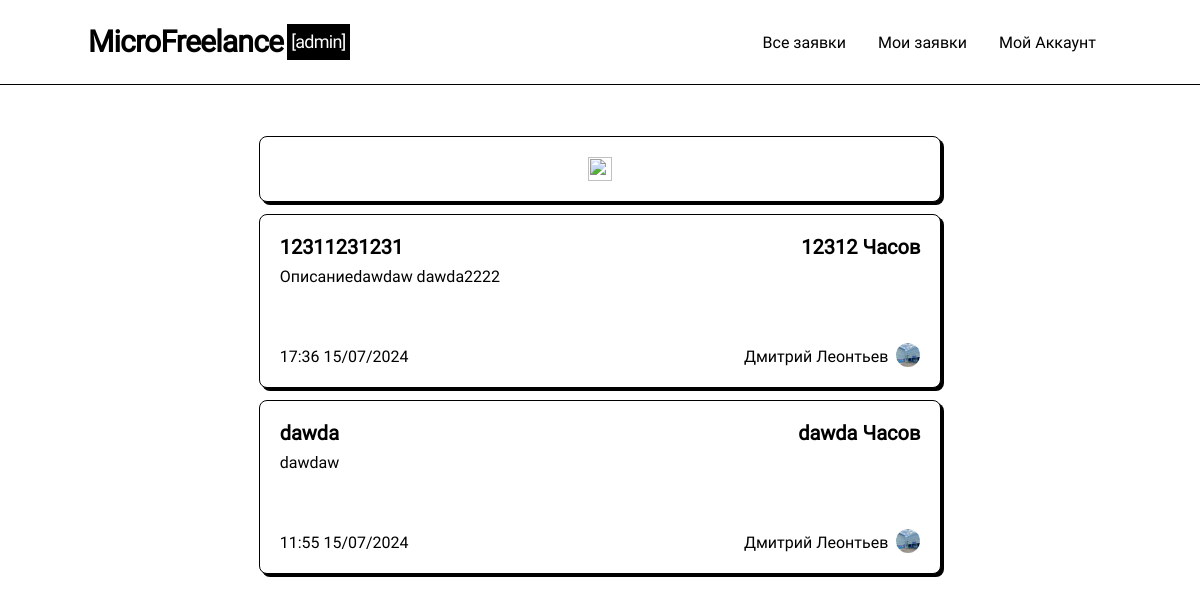
Page /all-tasks (signed in) on the earlier database version.
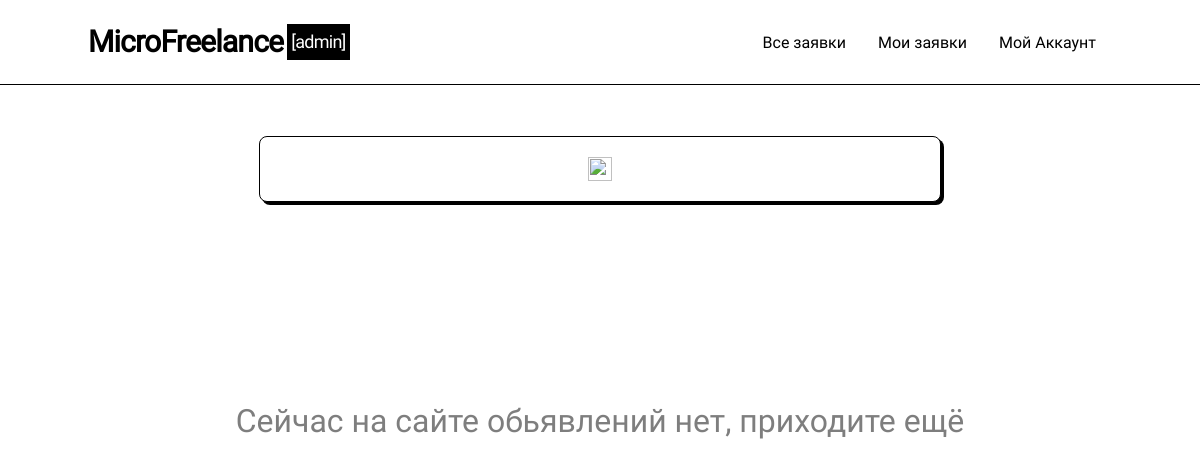
Same page on the later database version.
### models.py (models this page shows, shortened)
class Post(db.Model):
    __table_name__ = "posts"
    id: Mapped[int]                         = mapped_column(primary_key=True)
    title: Mapped[str]                      = mapped_column(String(64))
    data: Mapped[str]                       = mapped_column(String(256))
    data_text: Mapped[str]                  = mapped_column(String(256))
    coast: Mapped[str]                      = mapped_column(String(64))
    currency: Mapped[str]                   = mapped_column(String(64))
    author_id: Mapped[int]                  = mapped_column(ForeignKey(User.id))
    create_date: Mapped[datetime.datetime]  = mapped_column(DateTime(timezone=True), server_default=func.now())
    update_date: Mapped[datetime.datetime]  = mapped_column(DateTime(timezone=True), server_default=func.now())
    selected: Mapped[bool]                  = mapped_column(default=False)
    selected_date: Mapped[Optional[datetime.datetime]] = mapped_column(DateTime(timezone=True))
    archived: Mapped[bool]                  = mapped_column(default=False)
    archived_date: Mapped[Optional[datetime.datetime]] = mapped_column(DateTime(timezone=True))
    selected_respond_author_id: Mapped[Optional[int]] = mapped_column()
    respond: Mapped[list["PostRespond"]]    = relationship(back_populates="post", cascade="all, delete")
    author: Mapped["User"] = relationship()

class User(UserMixin, db.Model):
    __table_name__ = "users"
    id: Mapped[int]                         = mapped_column(primary_key=True)
    login: Mapped[str]                      = mapped_column(String(64), index=True, unique=True)
    password_hash: Mapped[Optional[str]]    = mapped_column(String(256))
    name: Mapped[Optional[str]]             = mapped_column(String(64))
    aboutme: Mapped[Optional[str]]          = mapped_column(String(256))
    contact_info: Mapped[Optional[str]]     = mapped_column(String(256))
    account_type: Mapped[str]               = mapped_column(String(256), default='student')

### routes.py (the view)
@app.route('/')
@app.route('/index')
@app.route('/all-tasks/<filter>')
@app.route('/all-tasks/')
@app.route('/all-tasks')
def all_tasks(filter = None):
    query = sa.select(Post)                                 \
        .where(Post.selected == False)           \
        .where(Post.archived == False)                      \
        .order_by(Post.selected.desc(), Post.update_date.desc())
    return render_template('post_list.html', tasks = list(db.session.scalars(query)), create_new = True, current_user=current_user, null_message='Сейчас на сайте обьявлений нет, приходите ещё')

### models.py (called while the page is built)
@login.user_loader
def load_user(id):
  return db.session.get(User, int(id))

### templates/post_list.html (shortened to what this page needs)
{% extends 'base/base.html' %}
{% block content %}
<div class="list">
    {% if create_new and current_user.account_type in ["admin", "teacher"]%}
    <a href="/create-post" class="create_post">
            <div class="post">
                <img src="/static/icons/add.svg" class="icon">
            </div>
    </a>
    {% endif %}
    {% if not tasks %}
    <p class="null_message">{{null_message}}</p>
    {% endif %}
    {% for task in tasks %}
        <a href="/post/{{ task.id }}">
            <div class="post">
                <div class="top-line">
                    <p class="title"> {{ task.title }} </p>
                    <p class="coast">{{ task.coast  }} {{ task.currency }}</p>
                </div>
                <p class="about">{{ task.data_text|truncate(150) }}</p>
                <div class="bottom-line">
                    <p class="date"> {{ task.create_date.strftime("%H:%M %d/%m/%Y") }} </p>
                    <div class="author">
                        <p class="name">{{ task.author.name }}</p>
                        <img class="avatar" src="{{ url_for('static', filename='avatars/' + task.author.login + '.webp') }}">
                    </div>
                </div>
            </div>
        </a>
    {% endfor %}
</div>
{% endblock %}

Differences in the rows shown:
removed Post: title "12311231231", coast "12312", currency "Часов", data_text "Описаниеdawdaw dawda2222", create_date "17:36 15/07/2024", author.name "Дмитрий Леонтьев", login (picture)
removed Post: title "dawda", coast "dawda", currency "Часов", data_text "dawdaw", create_date "11:55 15/07/2024", author.name "Дмитрий Леонтьев", login (picture)
Other differences:
{{ null_message }}: (not shown) → "Сейчас на сайте обьявлений нет, приходите ещё"
